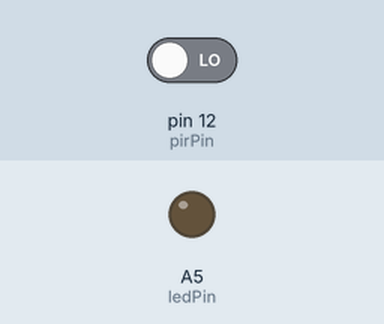
Bench run of a sketch on a simulated Arduino Uno, built with avr-gcc and run on an emulated ATmega328P. Parts: output pins drawn as LEDs (lit = HIGH). The inputs (shaded band) are chosen by the test bench; at power-on: pin 12 (pirPin) LOW. What the sketch prints to the serial monitor is not drawn.

Above: at 6.2 s.
6.3 s: pin 12 (pirPin) driven HIGH
At 7.5 s:
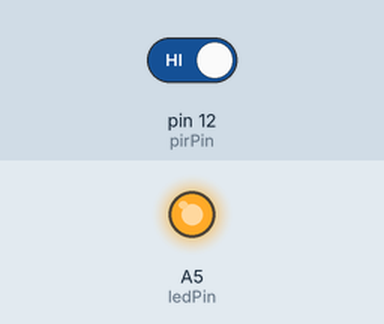
7.8 s: pin 12 (pirPin) driven LOW
At 8.7 s:
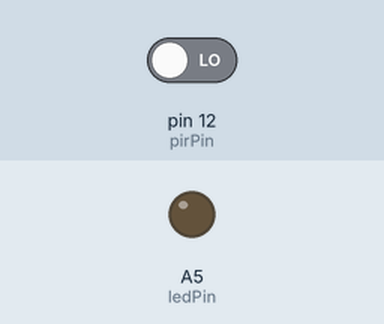
Timing chart, 0 to 10.8 s (numbered marks = the images above; inputs shaded):
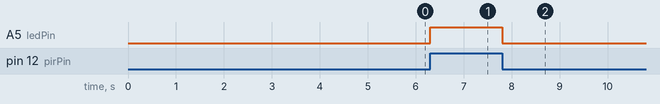

Measured:
- after the input at 6.3 s, A5 (ledPin): LOW → HIGH at once
- after the input at 7.8 s, A5 (ledPin): HIGH → LOW at once

The sketch:

B.ino
```cpp
//Inisialisasi waktu kalibrasi, pin, dll
int calibrationTime = 5;
long unsigned int lowIn;
long unsigned int pause = 5000;
boolean lockLow = true;
boolean takeLowTime;
int pirPin = 12;
int ledPin = A5;

void setup()
{
    Serial.begin(9600);
    pinMode(pirPin, INPUT);              //PIR sebagai input
    pinMode(ledPin, OUTPUT);             //LED sebagai output
    digitalWrite(pirPin, LOW);           //PIN diset ke LOW
    Serial.print("calibrating sensor "); //Menampilkan teks ke Serial
    for (int i = 0; i < calibrationTime; i++)
    { //Kalibrasi selama 5 detik
        Serial.print(".");
        delay(1000);
    }
    Serial.println(" done");
    Serial.println("SENSOR ACTIVE");
    delay(50);
}

void loop()
{
    if (digitalRead(pirPin) == HIGH)
    { //Jika PIR HIGH, maka LED menyala
        digitalWrite(ledPin, HIGH);
        if (lockLow)
        { //Untuk menampilkan teks dibawah jika terdapat gerakan yang terdeteksi
            lockLow = false;
            Serial.println("---");
            Serial.print("motion detected at ");
            Serial.print(millis() / 1000);
            Serial.println(" sec");
            delay(50);
        }
        takeLowTime = true;
    }
    if (digitalRead(pirPin) == LOW)
    { //Jika PIR LOW, maka LED mati
        digitalWrite(ledPin, LOW);
        if (takeLowTime)
        {
            lowIn = millis();
            takeLowTime = false;
        }
        if (!lockLow && millis() - lowIn > pause)
        { //Jika locklow FALSE dan milis -lowIn lebih besar dari pause
            lockLow = true;
            Serial.print("motion ended at ");
            Serial.print((millis() - pause) / 1000);
            Serial.println(" sec");
            delay(50);
        }
    }
}
```
